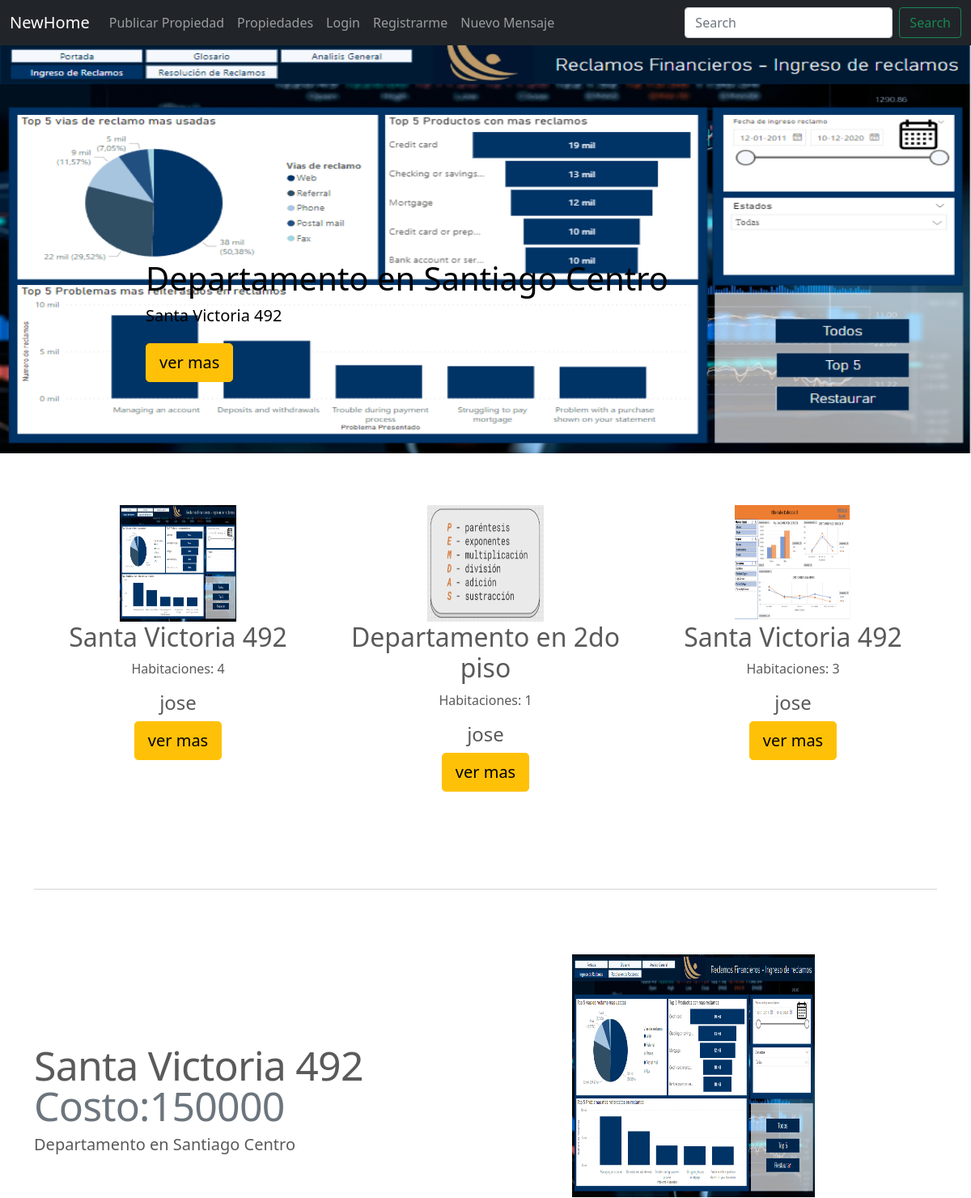
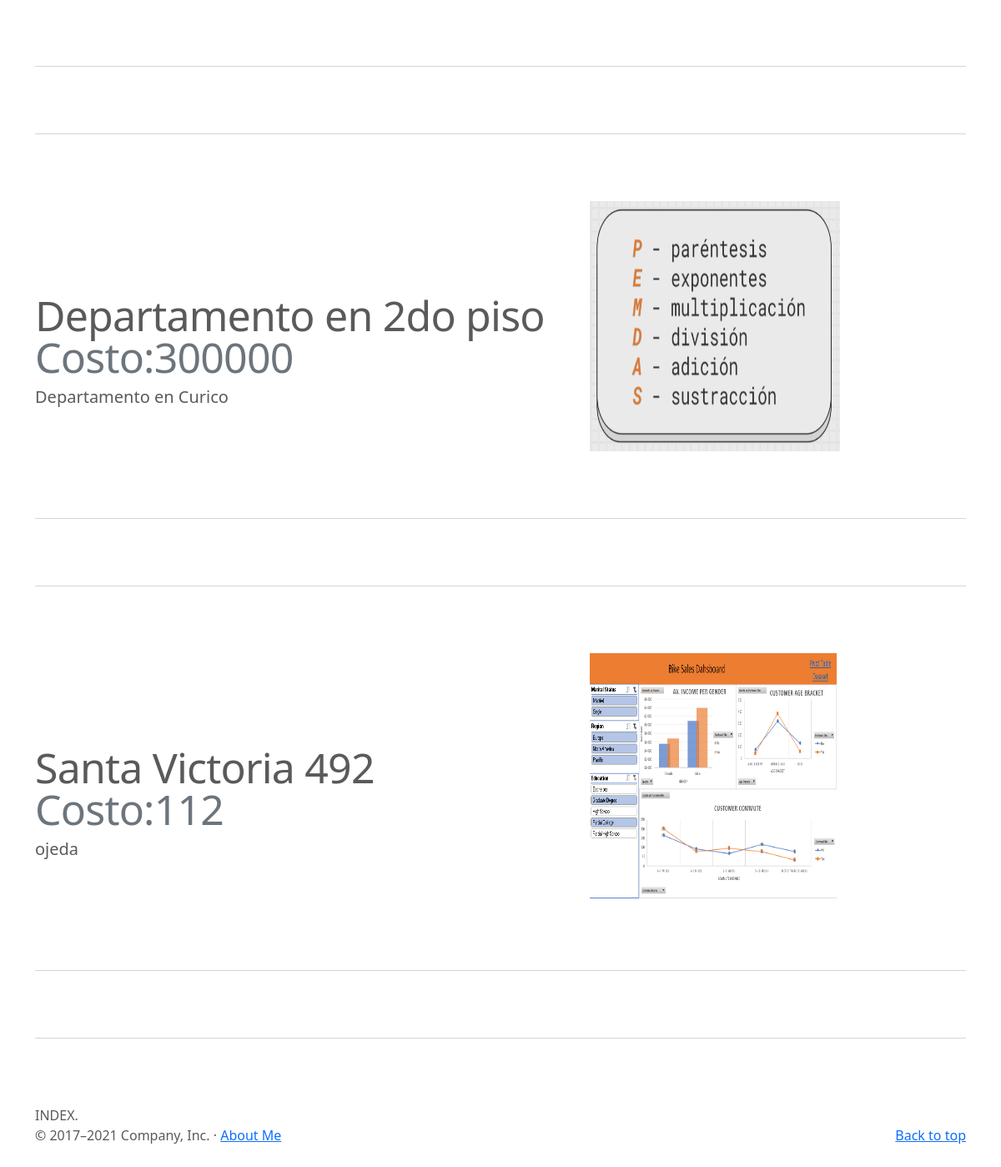
The app's page /, older data (2 pictures, top to bottom).
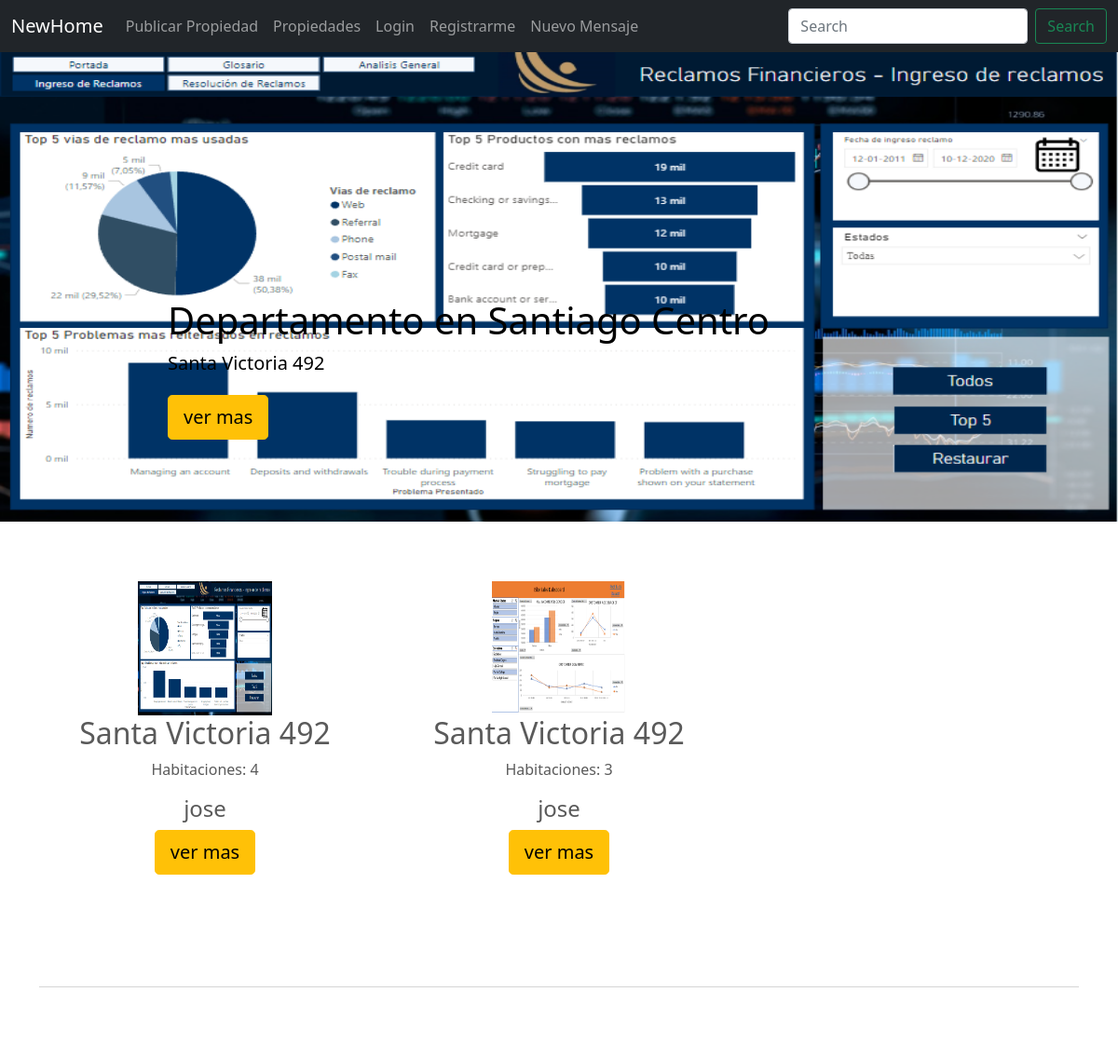
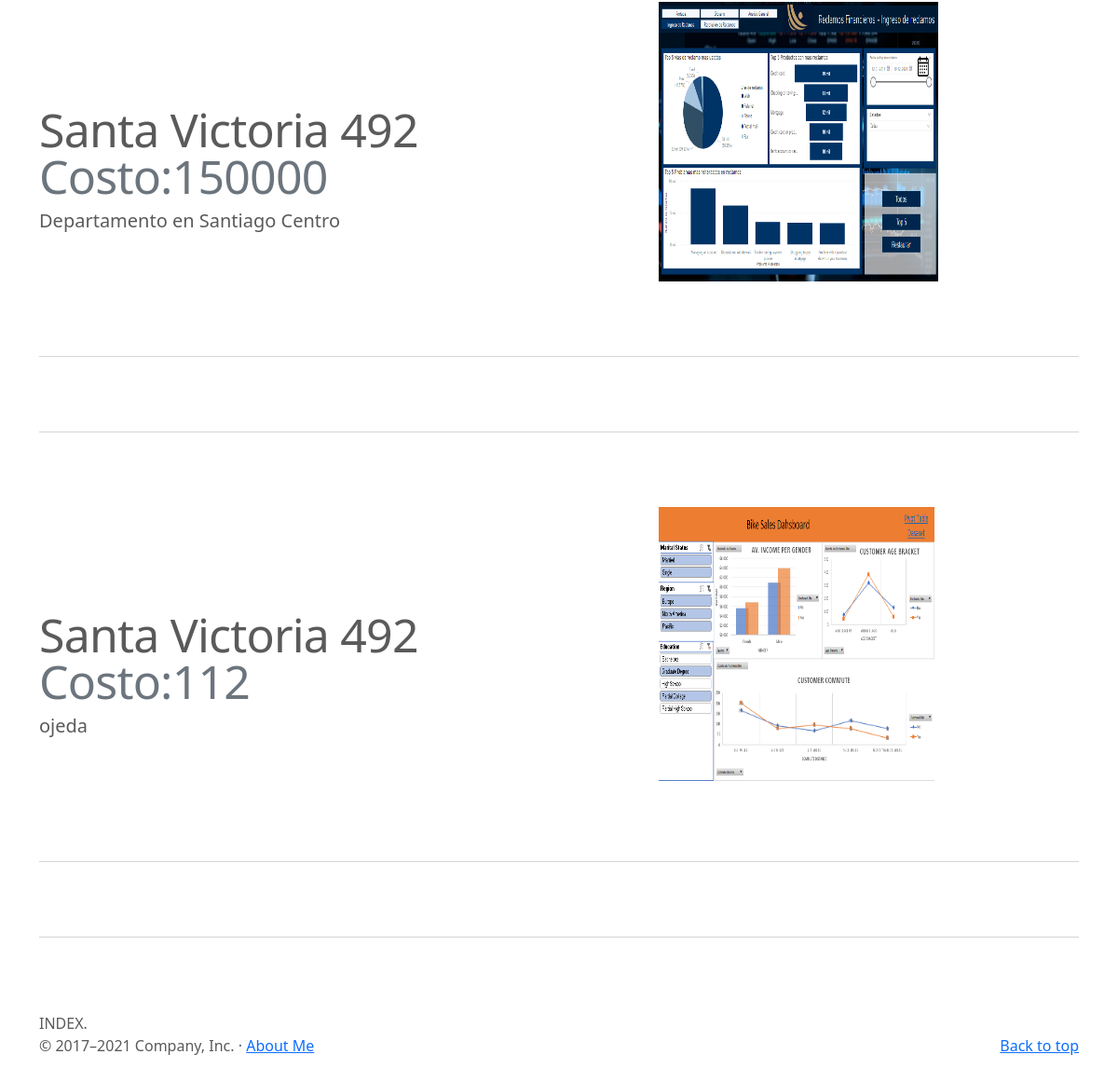
The same page, newer data (2 pictures, top to bottom).
### NewHome/models.py (models this page shows, shortened)
class Propiedades(models.Model):
    Propiedad_Descripcion = models.CharField(max_length=200)
    Propiedad_Direccion =  models.CharField(max_length=200)
    Numero_Habitaciones = models.PositiveIntegerField()
    Propiedad_Costo = models.PositiveIntegerField()
    publisher = models.ForeignKey(to=User, on_delete=models.CASCADE, related_name="publisher")
    imagen = models.ImageField(upload_to="propiedades", null=False, blank=False)
    Fecha_Publicacion = models.DateField(auto_now_add = True)

### NewHome/views.py (the view)
# urls.py: path('',index,name="index"),
def index(request):
    context = {
        "propiedades": Propiedades.objects.all()
    }
    return render(request,"NewHome/index.html", context)

### NewHome/templates/NewHome/index.html (shortened to what this page needs)
{% extends "NewHome/base.html" %}
{% block main %}
<main>
  <div id="myCarousel" class="carousel slide" data-bs-ride="carousel">
    <div class="carousel-inner">
      {% for propiedad in propiedades %}
          {% if forloop.first %}
            <div class="carousel-item active">
          {% else %}
            <div class="carousel-item">
          {% endif %}
              <img src="{{ propiedad.imagen.url }}" height="400" width="400">
            <div class="container">
              <div class="carousel-caption text-start">
                <h1 style="color: black;">{{propiedad.Propiedad_Descripcion}}</h1>
                <p style="color: black">{{propiedad.Propiedad_Direccion}}</p>
                <p><a class="btn btn-lg btn-warning" href="{% url 'propiedades-detail' propiedad.id %}">ver mas</a></p>
              </div>
            </div>
          </div>
      {% endfor %}
    </div>
</div>
    <button class="carousel-control-prev" type="button" data-bs-target="#myCarousel" data-bs-slide="prev">
      <span class="carousel-control-prev-icon" aria-hidden="true"></span>
    </button>
    <button class="carousel-control-next" type="button" data-bs-target="#myCarousel" data-bs-slide="next">
      <span class="carousel-control-next-icon" aria-hidden="true"></span>
    </button>
  <div class="container marketing">
    <div class="row">
      {% for propiedad in propiedades %}
        <div class="col-lg-4">
          <img src="{{ propiedad.imagen.url }}" height="144" width="144">
          <h2>{{propiedad.Propiedad_Direccion}}</h2>
          <p>Habitaciones: {{propiedad.Numero_Habitaciones}}</p>
          <h4> {{propiedad.publisher.username}} </h4>
          <p><a class="btn btn-lg btn-warning" href="{% url 'propiedades-detail' propiedad.id %}">ver mas</a></p>
        </div>
      {% endfor %}
    </div>
    {% for propiedad in propiedades %}
    <hr class="featurette-divider">
    <div class="row featurette">
      <div class="col-md-7">
        <h2 class="featurette-heading"> {{propiedad.Propiedad_Direccion}} <span class="text-muted">Costo:{{propiedad.Propiedad_Costo}}</span></h2>
        <p class="lead">{{propiedad.Propiedad_Descripcion}}</p>
      </div>
      <div class="col-md-5">
        <img src="{{ propiedad.imagen.url }}" height="300" width="300">
      </div>
    </div>
    <hr class="featurette-divider">
    {% endfor %}
    <hr class="featurette-divider">
    INDEX.
  </div>
</main>
{% endblock %}

Row changes from the older to the newer data that the page shows:
removed Propiedades: imagen (picture), Propiedad_Direccion "Departamento en 2do piso", Numero_Habitaciones "1", publisher.username "jose", Propiedad_Costo "300000", Propiedad_Descripcion "Departamento en Curico"
